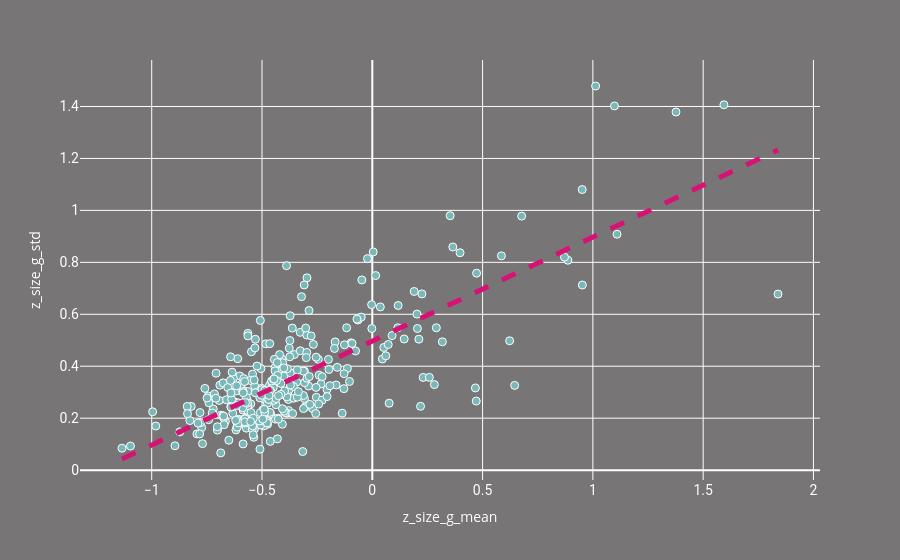

The cell this chart's notebook holds for it:
### Markdown cell above
This measures the average scale of the face within a film against a director's tendency to vary that scale *betweeen* films. A high score on the x axis means that the director highly privileges close-ups while a low score means they favor long shots. A high score on the y axis means that a director changes this tendency between films while a low score means that the director remains largely consistent in their shot scales across their career.

### Code cell
x = "z_size_g_mean"
y = "z_size_g_std"
plot_directors(g, x, y, hover_data=["name"])

### Figure 1 — Plotly figure (JSON) as saved in the notebook; plotly's stock layout.template omitted (floating-point values rounded to 4 significant figures; data arrays with more than 128 entries replaced by an {"elided": "..."} marker saying what was removed)
{"data": [{"customdata": {"elided": "317x1 str values"}, "hovertemplate": "z_size_g_mean=%{x}<br>z_size_g_std=%{y}<br>name=%{customdata[0]}<extra></extra>", "legendgroup": "", "marker": {"color": "#79b8b8", "line": {"color": "white", "width": 1}, "size": 8, "symbol": "circle"}, "mode": "markers", "name": "", "orientation": "v", "showlegend": false, "type": "scatter", "x": {"elided": "317 float values"}, "xaxis": "x", "y": {"elided": "317 float values"}, "yaxis": "y"}, {"hovertemplate": "<b>OLS trendline</b><br>z_size_g_std = 0.400145 * z_size_g_mean + 0.496893<br>R<sup>2</sup>=0.592263<br><br>z_size_g_mean=%{x}<br>z_size_g_std=%{y} <b>(trend)</b><extra></extra>", "legendgroup": "", "line": {"color": "#d81275", "dash": "dash", "width": 5}, "marker": {"color": "#79b8b8", "line": {"color": "white", "width": 1}, "size": 8, "symbol": "circle"}, "mode": "lines", "name": "Trend", "showlegend": false, "type": "scatter", "x": {"elided": "317 float values"}, "xaxis": "x", "y": {"elided": "317 float values"}, "yaxis": "y"}], "layout": {"font": {"color": "white"}, "legend": {"tracegroupgap": 0}, "margin": {"t": 60}, "paper_bgcolor": "#787577", "plot_bgcolor": "rgba(61, 61, 61, 0)", "title": {"font": {"color": "white", "family": "Raleway", "size": 22}, "text": "", "x": 0.5, "xanchor": "center", "y": 0.9, "yanchor": "top"}, "xaxis": {"anchor": "y", "domain": [0, 1], "tickfont": {"color": "white", "family": "Roboto", "size": 14}, "title": {"text": "z_size_g_mean"}}, "yaxis": {"anchor": "x", "domain": [0, 1], "layer": "below traces", "tickfont": {"color": "white", "family": "Roboto", "size": 14}, "title": {"text": "z_size_g_std"}}}}
